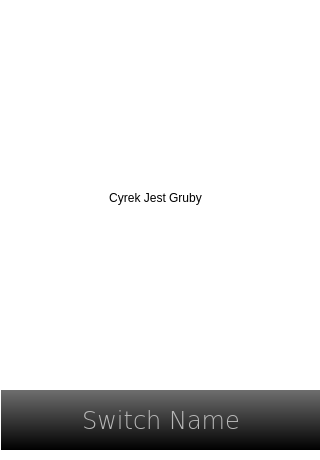
<?xml version="1.0" encoding="UTF-8"?>
<ui version="4.0">
 <class>MainWindow</class>
 <widget class="QMainWindow" name="MainWindow">
  <property name="enabled">
   <bool>true</bool>
  </property>
  <property name="geometry">
   <rect>
    <x>0</x>
    <y>0</y>
    <width>320</width>
    <height>460</height>
   </rect>
  </property>
  <property name="sizePolicy">
   <sizepolicy hsizetype="Maximum" vsizetype="Maximum">
    <horstretch>0</horstretch>
    <verstretch>0</verstretch>
   </sizepolicy>
  </property>
  <property name="font">
   <font>
    <weight>50</weight>
    <bold>false</bold>
   </font>
  </property>
  <property name="windowTitle">
   <string>IntroScreen</string>
  </property>
  <property name="dockNestingEnabled">
   <bool>false</bool>
  </property>
  <widget class="QWidget" name="widget">
   <property name="enabled">
    <bool>true</bool>
   </property>
   <property name="sizePolicy">
    <sizepolicy hsizetype="Maximum" vsizetype="Maximum">
     <horstretch>0</horstretch>
     <verstretch>0</verstretch>
    </sizepolicy>
   </property>
   <property name="minimumSize">
    <size>
     <width>320</width>
     <height>460</height>
    </size>
   </property>
   <property name="autoFillBackground">
    <bool>false</bool>
   </property>
   <property name="styleSheet">
    <string notr="true">background-color: rgb(255, 255, 255);</string>
   </property>
   <widget class="QWidget" name="gridLayoutWidget">
    <property name="geometry">
     <rect>
      <x>-10</x>
      <y>0</y>
      <width>331</width>
      <height>461</height>
     </rect>
    </property>
    <layout class="QVBoxLayout" name="verticalLayout">
     <property name="sizeConstraint">
      <enum>QLayout::SetMaximumSize</enum>
     </property>
     <item>
      <widget class="QLabel" name="MainGridLabel">
       <property name="enabled">
        <bool>true</bool>
       </property>
       <property name="styleSheet">
        <string notr="true">font: 75 18pt &quot;Verdana&quot;;</string>
       </property>
       <property name="text">
        <string>Cyrek Jest Gruby</string>
       </property>
       <property name="textFormat">
        <enum>Qt::PlainText</enum>
       </property>
       <property name="alignment">
        <set>Qt::AlignCenter</set>
       </property>
      </widget>
     </item>
     <item>
      <widget class="QPushButton" name="MainGridSwitchButton">
       <property name="enabled">
        <bool>true</bool>
       </property>
       <property name="minimumSize">
        <size>
         <width>320</width>
         <height>60</height>
        </size>
       </property>
       <property name="baseSize">
        <size>
         <width>320</width>
         <height>40</height>
        </size>
       </property>
       <property name="font">
        <font>
         <family>Verdana</family>
         <pointsize>18</pointsize>
         <weight>9</weight>
         <italic>false</italic>
         <bold>false</bold>
        </font>
       </property>
       <property name="contextMenuPolicy">
        <enum>Qt::DefaultContextMenu</enum>
       </property>
       <property name="acceptDrops">
        <bool>false</bool>
       </property>
       <property name="toolTipDuration">
        <number>-1</number>
       </property>
       <property name="layoutDirection">
        <enum>Qt::LeftToRight</enum>
       </property>
       <property name="autoFillBackground">
        <bool>false</bool>
       </property>
       <property name="styleSheet">
        <string notr="true">background-color: qlineargradient(spread:pad, x1:1, y1:1, x2:1, y2:0, stop:0 rgba(0, 0, 0, 255), stop:1 rgba(110, 110, 110, 255));
font: 75 18pt &quot;Verdana&quot;;
color: rgb(184, 184, 184);
border: 0px;</string>
       </property>
       <property name="text">
        <string>Switch Name</string>
       </property>
       <property name="checkable">
        <bool>false</bool>
       </property>
      </widget>
     </item>
    </layout>
   </widget>
  </widget>
 </widget>
 <layoutdefault spacing="6" margin="11"/>
 <resources/>
 <connections/>
</ui>
